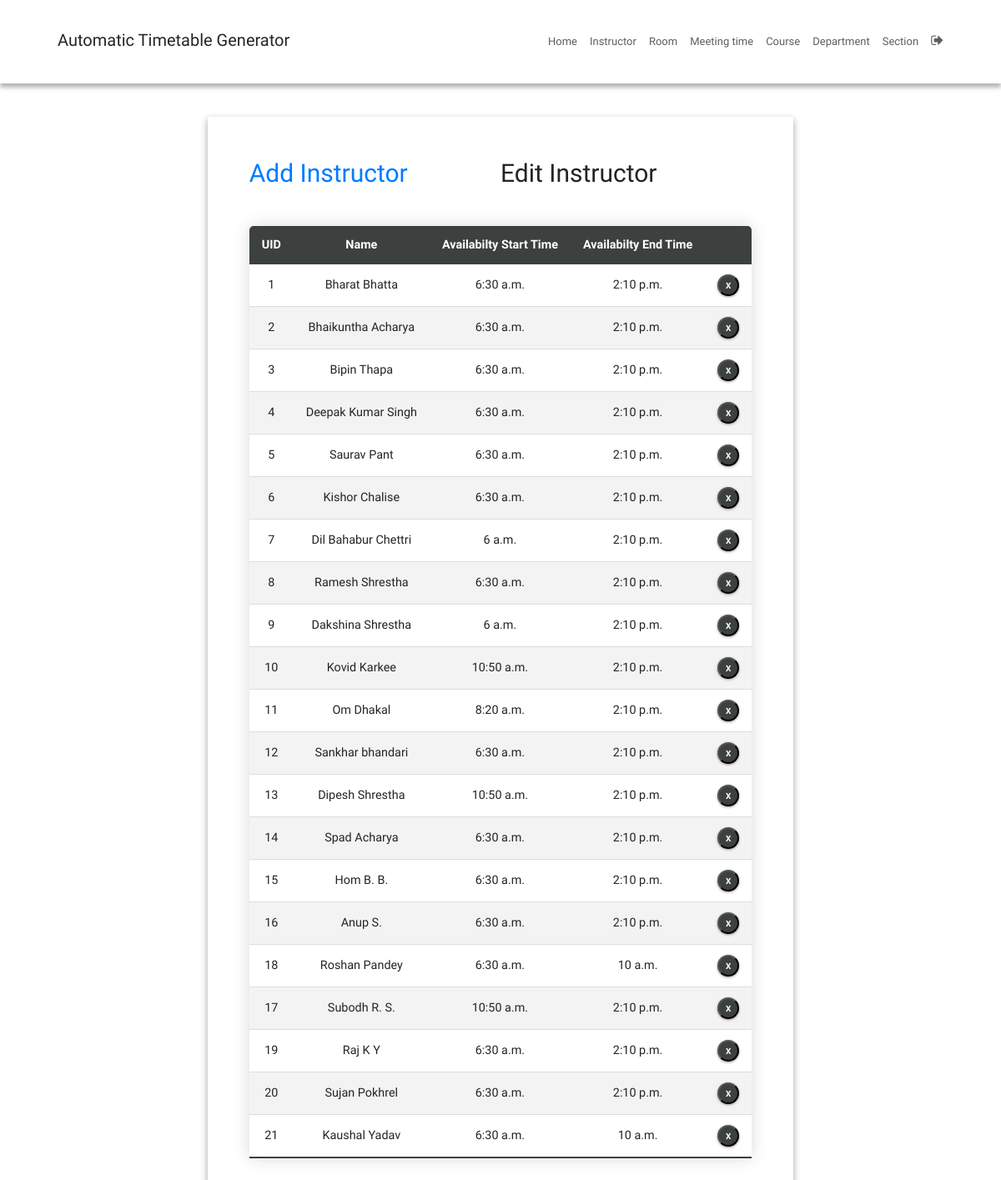
The page /instructorEdit/ (signed in) on the database as committed earlier.
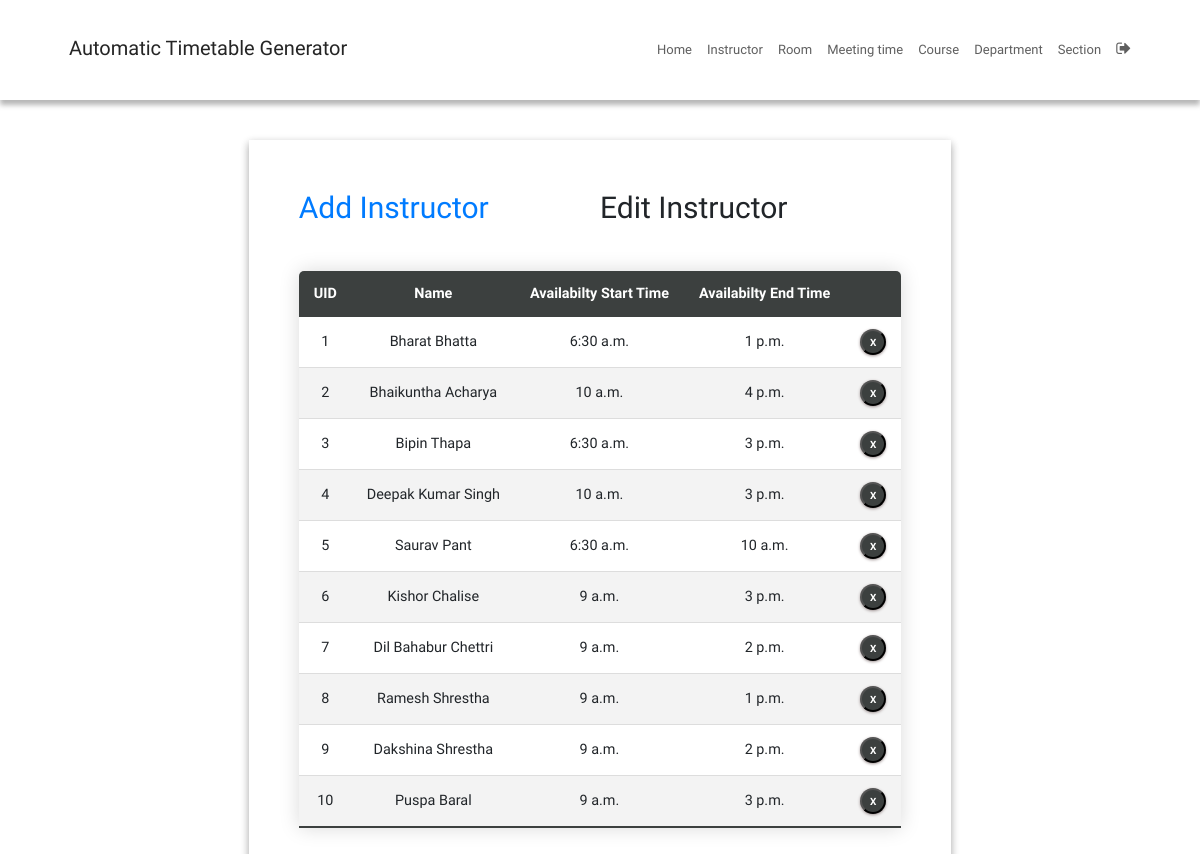
The same page on the database as committed later.
### SchedulerApp/models.py (models this page shows, shortened)
class Instructor(models.Model):
    uid = models.CharField(max_length=6)
    name = models.CharField(max_length=25)
    availability_start = models.TimeField(null=True)  # Start time in 24-hour format
    availability_end = models.TimeField(null=True)    # End time in 24-hour format

### SchedulerApp/views.py (the view)
# urls.py: path('instructorEdit/', instructorEdit, name='instructorEdit'),
@login_required
def instructorEdit(request):
    context = {'instructors': Instructor.objects.all()}
    return render(request, 'instructorEdit.html', context)

### SchedulerApp/templatetags/index.py (called while the page is built)
@register.tag
def active(parser, token):
    args = token.split_contents()
    template_tag = args[0]
    if len(args) < 2:
        raise (template.TemplateSyntaxError, f'{template_tag} tag requires at least one argument')
    return NavSelectedNode(args[1:])

    def render(self, context):
        path = context['request'].path
        for p in self.patterns:
            pValue = template.Variable(p).resolve(context)
            if path == pValue:
                return 'active'
        return ''

### templates/instructorEdit.html (shortened to what this page needs)
{% extends 'base.html' %}
{% block content %}
{% load static %}
<fieldset class="fieldset">
  <div class="tablink">
    <a href="{% url 'instructorAdd'%}">
      <h1 onclick="openPage('new')" id="defaultOpen">Add Instructor</h1>
    </a>
    <h1 onclick="openPage('edit')" id="link_to_edit">Edit Instructor</h1>
  </div>
  <div class="tabcontent" id="edit">
    <table class="editTable">
      <thead>
        <tr class="table-headers">
          <th>UID</th>
          <th>Name</th>
          <th>Availabilty Start Time</th>
          <th>Availabilty End Time</th>
          <th class="empty"></th>
        </tr>
      </thead>
      <tbody>
        {% for inst in instructors %}
        <tr>
          <td>{{inst.uid}}</td>
          <td>{{inst.name}}</td>
          <td>{{inst.availability_start}}</td>
          <td>{{inst.availability_end}}</td>
          <td class="empty">
            <form action="{% url 'deleteinstructor' inst.id %}" method="post">
              <input type="submit" value="X" class="cross">
            </form>
          </td>
        </tr>
        {% endfor %}
      </tbody>
    </table>
  </div>
</fieldset>
{% endblock %}

### templates/base.html (shortened to what this page needs)
{% load static %}
{% load index %}
{% url 'home' as home %}
{% url 'instructorAdd' as instructorAdd %}
{% url 'roomAdd' as roomAdd %}
{% url 'meetingTimeAdd' as meetingTimeAdd %}
{% url 'courseAdd' as courseAdd %}
{% url 'departmentAdd' as departmentAdd %}
{% url 'sectionAdd' as sectionAdd %}
<!DOCTYPE html>
<html lang="en">
  <head>
    <link
      rel="stylesheet"
      href="https://stackpath.bootstrapcdn.com/bootstrap/4.3.1/css/bootstrap.min.css"
    />
    <link
      rel="stylesheet"
      href="https://cdnjs.cloudflare.com/ajax/libs/font-awesome/4.7.0/css/font-awesome.min.css"
    />
    <link
      rel="stylesheet"
      type="text/css"
      href="{% static 'CSS/style.css' %}"
    />
  </head>
  <body>
    <div class="main">
      <nav class="navbar">
        <div class="navbar-container">
          <div class="logo">
            <h2><a href="{{ home }}">Automatic Timetable Generator</a></h2>
          </div>
          <ul class="menu-items">
            <li class="{% active request home %}">
              <a href="{{ home }}">Home</a>
            </li>
            <li class="{% active request instructorAdd %}">
              <a href="{{ instructorAdd }}">Instructor</a>
            </li>
            <li class="{% active request roomAdd %}">
              <a href="{{ roomAdd }}">Room</a>
            </li>
            <li class="{% active request meetingTimeAdd %}">
              <a href="{{ meetingTimeAdd }}">Meeting time</a>
            </li>
            <li class="{% active request courseAdd %}">
              <a href="{{ courseAdd }}">Course</a>
            </li>
            <li class="{% active request departmentAdd %}">
              <a href="{{ departmentAdd }}">Department</a>
            </li>
            <li class="{% active request sectionAdd %}">
              <a href="{{ sectionAdd }}">Section</a>
            </li>
            {% if user.is_authenticated %}
            <li>
              <a href="{% url 'logout' %}"
                ><i style="font-size: 1.6rem" class="fa">&#xf08b;</i></a
              >
            </li>
            {% endif %}
          </ul>
        </div>
      </nav>
      <div class="container-fluid">
        <div class="row">
          <div
            class="col-md-12 col-xxl-12 col-xl-12 col-sm-12 ml-auto col-lg-12 formpart"
          >
            {% block content %} {% endblock %}
          </div>
        </div>
      </div>
    </div>
  </body>
</html>

### static/CSS/style.css (style rules this page uses)
:root { --green4: #343837; --green5: #303333; --green6: #454a49; --green7: #3c403f; --white: #fff; --grey: #aaa; --dark-grey: #444; --light-grey: #a29999; --lighter-grey: #dddddd; --lightest-grey: #f3f3f3; --box-shadow: #9e9292; }
html { font-size: 100%; box-sizing: border-box; scroll-behavior: smooth; }
html, body { margin: 0; padding: 0; width: 100vw; min-height: 100%; text-rendering: optimizeLegibility; font-family: "Quicksand", sans-serif; font-size: 62.5%; }
body { position: relative; }
a { text-decoration: none; }
.logo h2 { color: var(--green3); }
.logo h2 a { text-decoration: none; color: inherit; }
.navbar { box-shadow: 0px 5px 5px 0px var(--grey); position: relative; width: 100%; background: var(--white); color: #000; opacity: 0.85; height: 10rem; z-index: 12; }
.navbar-container { max-width: 1200px; width: 90%; margin: auto; display: flex; justify-content: space-between; height: auto; align-items: center; }
.menu-items { order: 2; display: flex; margin-bottom: 0px; }
.menu-items li { list-style: none; margin-left: 1.5rem; font-size: 1.2rem; position: relative; }
.menu-items a { text-decoration: none; color: var(--dark-grey); position: relative; font-size: 1.3rem; font-weight: 500; transition: color 0.3s ease-in-out; }
.logo { order: 1; font-size: 3rem; }
.container-fluid { position: relative; top: 4rem; padding-bottom: 4rem; }
.menu-items li::before { content: ''; position: absolute; left: 0; bottom: -3px; width: 100%; height: 3px; background: #ff3f3f; transform-origin: center; transform: scaleX(0); }
fieldset { padding: 50px; border-radius: 0 0 8px 8px; background: transparent; box-shadow: rgba(0, 0, 0, 0.145) 0px 4px 8px, rgba(0, 0, 0, 0.24) 0px 3px 8px; border-top: 5px solid var(--green1); }
.fieldset { min-width: 65rem; font-size: 1.6rem; }
.formpart { display: flex; justify-content: center; height: auto; width: 100%; }
.tablink { display: grid; grid-template-columns: 1fr 1fr; }
.tablink h1 { color: var(--green3); padding-bottom: 2rem; cursor: pointer; font-size: 3rem; }
.tabcontent { display: grid; gap: 3rem; }
.editTable, .timetable { border-collapse: collapse; margin-top: 2rem; font-size: 0.9em; min-width: 40rem; border-radius: 5px 5px 0 0; overflow: hidden; box-shadow: 0 0 20px rgba(0, 0, 0, 0.15); text-align: center; }
.editTable thead tr, .timetable thead tr { background-color: var(--green7); color: var(--white); font-weight: bold; }
.editTable th, .editTable td, .timetable th, .timetable td { padding: 1.2rem 1.5rem; }
.editTable tbody tr, .timetable tbody tr { border-bottom: 1px solid var(--lighter-grey); }
.editTable tbody tr:nth-of-type(even), .timetable tbody tr:nth-of-type(even) { background-color: var(--lightest-grey); }
.editTable tbody tr:last-of-type, .timetable tbody tr:last-of-type { border-bottom: 2px solid var(--green7); }
.empty form { display: flex; justify-content: center; }
.cross { border-radius: 50%; font-size: 1rem; font-weight: bold; box-shadow: 0px 1px 3px 0px var(--box-shadow); padding: 4px; color: var(--white); background-color: var(--green7); cursor: pointer; width: 2.6rem; height: 2.6rem; }

Rows that differ between the two databases and show on the page:
removed Instructor: uid "11", name "Om Dhakal", availability_start "8:20 a.m.", availability_end "2:10 p.m."
removed Instructor: uid "12", name "Sankhar bhandari", availability_start "6:30 a.m.", availability_end "2:10 p.m."
removed Instructor: uid "13", name "Dipesh Shrestha", availability_start "10:50 a.m.", availability_end "2:10 p.m."
removed Instructor: uid "14", name "Spad Acharya", availability_start "6:30 a.m.", availability_end "2:10 p.m."
removed Instructor: uid "15", name "Hom B. B.", availability_start "6:30 a.m.", availability_end "2:10 p.m."
removed Instructor: uid "16", name "Anup S.", availability_start "6:30 a.m.", availability_end "2:10 p.m."
removed Instructor: uid "18", name "Roshan Pandey", availability_start "6:30 a.m.", availability_end "10 a.m."
removed Instructor: uid "17", name "Subodh R. S.", availability_start "10:50 a.m.", availability_end "2:10 p.m."
removed Instructor: uid "19", name "Raj K Y", availability_start "6:30 a.m.", availability_end "2:10 p.m."
removed Instructor: uid "20", name "Sujan Pokhrel", availability_start "6:30 a.m.", availability_end "2:10 p.m."
removed Instructor: uid "21", name "Kaushal Yadav", availability_start "6:30 a.m.", availability_end "10 a.m."
changed Instructor "Bharat Bhatta": availability_end "2:10 p.m." → "1 p.m."
changed Instructor "Bhaikuntha Acharya": availability_start "6:30 a.m." → "10 a.m."; availability_end "2:10 p.m." → "4 p.m."
changed Instructor "Bipin Thapa": availability_end "2:10 p.m." → "3 p.m."
changed Instructor "Deepak Kumar Singh": availability_start "6:30 a.m." → "10 a.m."; availability_end "2:10 p.m." → "3 p.m."
changed Instructor "Saurav Pant": availability_end "2:10 p.m." → "10 a.m."
changed Instructor "Kishor Chalise": availability_start "6:30 a.m." → "9 a.m."; availability_end "2:10 p.m." → "3 p.m."
changed Instructor "Dil Bahabur Chettri": availability_start "6 a.m." → "9 a.m."; availability_end "2:10 p.m." → "2 p.m."
changed Instructor "Ramesh Shrestha": availability_start "6:30 a.m." → "9 a.m."; availability_end "2:10 p.m." → "1 p.m."
changed Instructor "Dakshina Shrestha": availability_start "6 a.m." → "9 a.m."; availability_end "2:10 p.m." → "2 p.m."
changed Instructor: name "Kovid Karkee" → "Puspa Baral"; availability_start "10:50 a.m." → "9 a.m."; availability_end "2:10 p.m." → "3 p.m."
